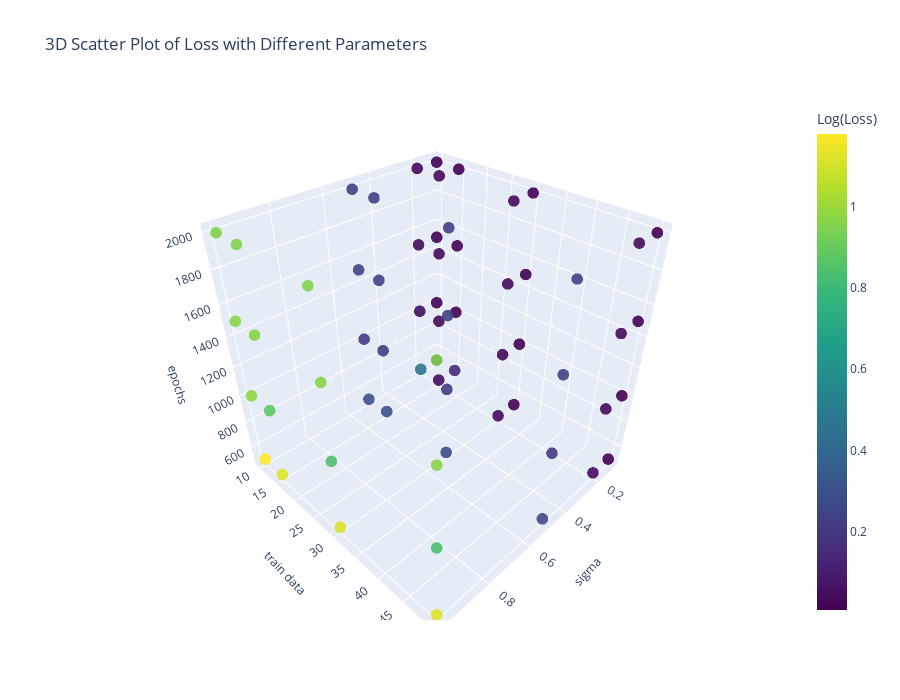

Notebook cell for this chart:
### Code cell
# Separate the parameters and losses into individual arrays
sigma, n_train, n_epochs = zip(*param_combinations)
loss = np.array(loss)

# Create a trace for the 3D plot
trace = go.Scatter3d(
    x=sigma,
    y=n_train,
    z=n_epochs,
    mode='markers',
    marker=dict(
        size=4,
        color=loss,  # Use the log-transformed loss for coloring
        colorscale='Viridis',
        colorbar=dict(title='Log(Loss)'),
        opacity=0.9
    ),
    text=[f'Sigma: {s}<br>Train data: {t}<br>Epochs: {e}<br>Loss: {l:.4f}'
          for s, t, e, l in zip(sigma, n_train, n_epochs, loss)],
    hoverinfo='text'
)

# Create the layout
layout = go.Layout(
    title='3D Scatter Plot of Loss with Different Parameters',
    scene=dict(
        xaxis=dict(title=f'sigma', titlefont=dict(size=12)),
        yaxis=dict(title='train data', titlefont=dict(size=12)),
        zaxis=dict(title='epochs', titlefont=dict(size=12))
    ),
    width=900,  # Increase the width of the plot
    height=700,  # Increase the height of the plot
)

# Create the figure
fig = go.Figure(data=[trace], layout=layout)

# Show the plot
fig.show()

### Figure 1 — Plotly figure (JSON) as saved in the notebook; plotly's stock layout.template omitted (floating-point values rounded to 4 significant figures)
{"data": [{"hoverinfo": "text", "marker": {"color": [0.03946, 0.01434, 0.01026, 0.00962, 0.1402, 0.009365, 0.009855, 0.009537, 0.01535, 0.00851, 0.009658, 0.009501, 0.01116, 0.008425, 0.009675, 0.009503, 0.4653, 0.05151, 0.04194, 0.03869, 0.04863, 0.04651, 0.0391, 0.03805, 0.04786, 0.03369, 0.03861, 0.03804, 0.04457, 0.03356, 0.0386, 0.03802, 0.3022, 0.2213, 0.2495, 0.2382, 0.3058, 0.2267, 0.2428, 0.2378, 0.2784, 0.2115, 0.2419, 0.2377, 0.2784, 0.2097, 0.241, 0.2377, 1.178, 0.9821, 0.9684, 0.9532, 1.125, 0.8788, 0.9661, 0.9505, 1.114, 0.8454, 0.9666, 0.95, 1.116, 0.8409, 0.9658, 0.9509], "colorbar": {"title": {"text": "Log(Loss)"}}, "colorscale": [[0, "#440154"], [0.1111, "#482878"], [0.2222, "#3e4989"], [0.3333, "#31688e"], [0.4444, "#26828e"], [0.5556, "#1f9e89"], [0.6667, "#35b779"], [0.7778, "#6ece58"], [0.8889, "#b5de2b"], [1, "#fde725"]], "opacity": 0.9, "size": 4}, "mode": "markers", "text": ["Sigma: 0.1<br>Train data: 10<br>Epochs: 500<br>Loss: 0.0395", "Sigma: 0.1<br>Train data: 10<br>Epochs: 1000<br>Loss: 0.0143", "Sigma: 0.1<br>Train data: 10<br>Epochs: 1500<br>Loss: 0.0103", "Sigma: 0.1<br>Train data: 10<br>Epochs: 2000<br>Loss: 0.0096", "Sigma: 0.1<br>Train data: 15<br>Epochs: 500<br>Loss: 0.1402", "Sigma: 0.1<br>Train data: 15<br>Epochs: 1000<br>Loss: 0.0094", "Sigma: 0.1<br>Train data: 15<br>Epochs: 1500<br>Loss: 0.0099", "Sigma: 0.1<br>Train data: 15<br>Epochs: 2000<br>Loss: 0.0095", "Sigma: 0.1<br>Train data: 30<br>Epochs: 500<br>Loss: 0.0154", "Sigma: 0.1<br>Train data: 30<br>Epochs: 1000<br>Loss: 0.0085", "Sigma: 0.1<br>Train data: 30<br>Epochs: 1500<br>Loss: 0.0097", "Sigma: 0.1<br>Train data: 30<br>Epochs: 2000<br>Loss: 0.0095", "Sigma: 0.1<br>Train data: 50<br>Epochs: 500<br>Loss: 0.0112", "Sigma: 0.1<br>Train data: 50<br>Epochs: 1000<br>Loss: 0.0084", "Sigma: 0.1<br>Train data: 50<br>Epochs: 1500<br>Loss: 0.0097", "Sigma: 0.1<br>Train data: 50<br>Epochs: 2000<br>Loss: 0.0095", "Sigma: 0.2<br>Train data: 10<br>Epochs: 500<br>Loss: 0.4653", "Sigma: 0.2<br>Train data: 10<br>Epochs: 1000<br>Loss: 0.0515", "Sigma: 0.2<br>Train data: 10<br>Epochs: 1500<br>Loss: 0.0419", "Sigma: 0.2<br>Train data: 10<br>Epochs: 2000<br>Loss: 0.0387", "Sigma: 0.2<br>Train data: 15<br>Epochs: 500<br>Loss: 0.0486", "Sigma: 0.2<br>Train data: 15<br>Epochs: 1000<br>Loss: 0.0465", "Sigma: 0.2<br>Train data: 15<br>Epochs: 1500<br>Loss: 0.0391", "Sigma: 0.2<br>Train data: 15<br>Epochs: 2000<br>Loss: 0.0380", "Sigma: 0.2<br>Train data: 30<br>Epochs: 500<br>Loss: 0.0479", "Sigma: 0.2<br>Train data: 30<br>Epochs: 1000<br>Loss: 0.0337", "Sigma: 0.2<br>Train data: 30<br>Epochs: 1500<br>Loss: 0.0386", "Sigma: 0.2<br>Train data: 30<br>Epochs: 2000<br>Loss: 0.0380", "Sigma: 0.2<br>Train data: 50<br>Epochs: 500<br>Loss: 0.0446", "Sigma: 0.2<br>Train data: 50<br>Epochs: 1000<br>Loss: 0.0336", "Sigma: 0.2<br>Train data: 50<br>Epochs: 1500<br>Loss: 0.0386", "Sigma: 0.2<br>Train data: 50<br>Epochs: 2000<br>Loss: 0.0380", "Sigma: 0.5<br>Train data: 10<br>Epochs: 500<br>Loss: 0.3022", "Sigma: 0.5<br>Train data: 10<br>Epochs: 1000<br>Loss: 0.2213", "Sigma: 0.5<br>Train data: 10<br>Epochs: 1500<br>Loss: 0.2495", "Sigma: 0.5<br>Train data: 10<br>Epochs: 2000<br>Loss: 0.2382", "Sigma: 0.5<br>Train data: 15<br>Epochs: 500<br>Loss: 0.3058", "Sigma: 0.5<br>Train data: 15<br>Epochs: 1000<br>Loss: 0.2267", "Sigma: 0.5<br>Train data: 15<br>Epochs: 1500<br>Loss: 0.2428", "Sigma: 0.5<br>Train data: 15<br>Epochs: 2000<br>Loss: 0.2378", "Sigma: 0.5<br>Train data: 30<br>Epochs: 500<br>Loss: 0.2784", "Sigma: 0.5<br>Train data: 30<br>Epochs: 1000<br>Loss: 0.2115", "Sigma: 0.5<br>Train data: 30<br>Epochs: 1500<br>Loss: 0.2419", "Sigma: 0.5<br>Train data: 30<br>Epochs: 2000<br>Loss: 0.2377", "Sigma: 0.5<br>Train data: 50<br>Epochs: 500<br>Loss: 0.2784", "Sigma: 0.5<br>Train data: 50<br>Epochs: 1000<br>Loss: 0.2097", "Sigma: 0.5<br>Train data: 50<br>Epochs: 1500<br>Loss: 0.2410", "Sigma: 0.5<br>Train data: 50<br>Epochs: 2000<br>Loss: 0.2377", "Sigma: 1<br>Train data: 10<br>Epochs: 500<br>Loss: 1.1782", "Sigma: 1<br>Train data: 10<br>Epochs: 1000<br>Loss: 0.9821", "Sigma: 1<br>Train data: 10<br>Epochs: 1500<br>Loss: 0.9684", "Sigma: 1<br>Train data: 10<br>Epochs: 2000<br>Loss: 0.9532", "Sigma: 1<br>Train data: 15<br>Epochs: 500<br>Loss: 1.1247", "Sigma: 1<br>Train data: 15<br>Epochs: 1000<br>Loss: 0.8788", "Sigma: 1<br>Train data: 15<br>Epochs: 1500<br>Loss: 0.9661", "Sigma: 1<br>Train data: 15<br>Epochs: 2000<br>Loss: 0.9505", "Sigma: 1<br>Train data: 30<br>Epochs: 500<br>Loss: 1.1140", "Sigma: 1<br>Train data: 30<br>Epochs: 1000<br>Loss: 0.8454", "Sigma: 1<br>Train data: 30<br>Epochs: 1500<br>Loss: 0.9666", "Sigma: 1<br>Train data: 30<br>Epochs: 2000<br>Loss: 0.9500", "Sigma: 1<br>Train data: 50<br>Epochs: 500<br>Loss: 1.1163", "Sigma: 1<br>Train data: 50<br>Epochs: 1000<br>Loss: 0.8409", "Sigma: 1<br>Train data: 50<br>Epochs: 1500<br>Loss: 0.9658", "Sigma: 1<br>Train data: 50<br>Epochs: 2000<br>Loss: 0.9509"], "type": "scatter3d", "x": [0.1, 0.1, 0.1, 0.1, 0.1, 0.1, 0.1, 0.1, 0.1, 0.1, 0.1, 0.1, 0.1, 0.1, 0.1, 0.1, 0.2, 0.2, 0.2, 0.2, 0.2, 0.2, 0.2, 0.2, 0.2, 0.2, 0.2, 0.2, 0.2, 0.2, 0.2, 0.2, 0.5, 0.5, 0.5, 0.5, 0.5, 0.5, 0.5, 0.5, 0.5, 0.5, 0.5, 0.5, 0.5, 0.5, 0.5, 0.5, 1, 1, 1, 1, 1, 1, 1, 1, 1, 1, 1, 1, 1, 1, 1, 1], "y": [10, 10, 10, 10, 15, 15, 15, 15, 30, 30, 30, 30, 50, 50, 50, 50, 10, 10, 10, 10, 15, 15, 15, 15, 30, 30, 30, 30, 50, 50, 50, 50, 10, 10, 10, 10, 15, 15, 15, 15, 30, 30, 30, 30, 50, 50, 50, 50, 10, 10, 10, 10, 15, 15, 15, 15, 30, 30, 30, 30, 50, 50, 50, 50], "z": [500, 1000, 1500, 2000, 500, 1000, 1500, 2000, 500, 1000, 1500, 2000, 500, 1000, 1500, 2000, 500, 1000, 1500, 2000, 500, 1000, 1500, 2000, 500, 1000, 1500, 2000, 500, 1000, 1500, 2000, 500, 1000, 1500, 2000, 500, 1000, 1500, 2000, 500, 1000, 1500, 2000, 500, 1000, 1500, 2000, 500, 1000, 1500, 2000, 500, 1000, 1500, 2000, 500, 1000, 1500, 2000, 500, 1000, 1500, 2000]}], "layout": {"height": 700, "scene": {"xaxis": {"title": {"font": {"size": 12}, "text": "sigma"}}, "yaxis": {"title": {"font": {"size": 12}, "text": "train data"}}, "zaxis": {"title": {"font": {"size": 12}, "text": "epochs"}}}, "title": {"text": "3D Scatter Plot of Loss with Different Parameters"}, "width": 900}}
